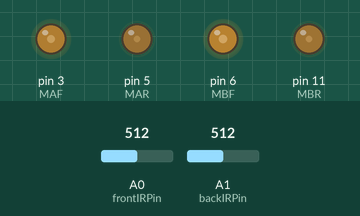
Recording of a sketch running on a simulated Arduino Uno, built with avr-gcc and run on an emulated ATmega328P. Shown: output pins drawn as LEDs (lit = HIGH). Inputs (shaded band) come from the test bench; at power-on: A0 (frontIRPin) = 512, A1 (backIRPin) = 512. What the sketch prints to the serial monitor is not drawn.

Above: at 4.2 s.
4.3 s: A0 (frontIRPin) set to 310
7.3 s: A0 (frontIRPin) set to 283
At 8.5 s:
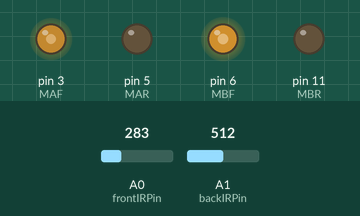
8.8 s: A0 (frontIRPin) set to 306
11.8 s: A1 (backIRPin) set to 316
14.8 s: A1 (backIRPin) set to 293
At 15.1 s:
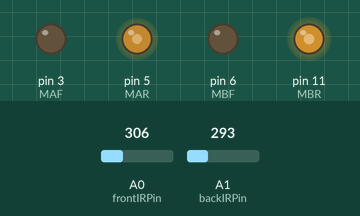
16.3 s: A1 (backIRPin) set to 306
At 16.47 s:
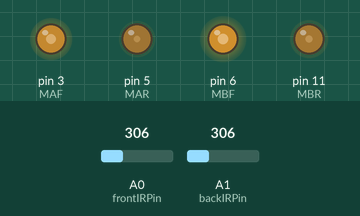
Timing chart, 0 to 20.3 s (numbered marks = the images above; inputs shaded):
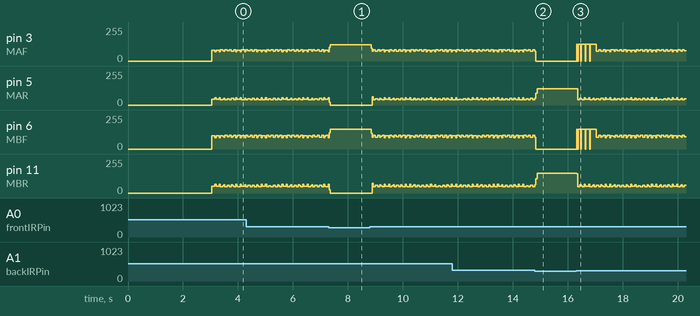

The sketch:

autonomous-driving.ino
```cpp
const int MAF = 3;//define pin 2 for Motor A forward
const int MAR = 5;//define pin 3 for Motor B Backwards

const int MBF = 6;//define pin 10 for Motor B forward
const int MBR = 11;//define pin 11 for Motor B Back

float lrFraction = 0.83f;

// IR variables
bool triedAdjusting = false;

int frontIRPin = A0;
int backIRPin = A1;

int frontIRVal;
int backIRVal;

bool frontIR;
bool backIR;


int thresholdIR = 300;

void setup() {
  // put your setup code here, to run once:
  pinMode(MAF,OUTPUT);// define pin as output
  pinMode(MAR,OUTPUT);

  pinMode(MBF,OUTPUT);
  pinMode(MBR,OUTPUT);

  Serial.begin(9600);
  Serial.print("Front");
  Serial.print(",");
  Serial.println("Back");

  delay(3000);

  move_forward(150);
}

void loop() {
  // put your main code here, to run repeatedly:

  frontIRVal = analogRead(frontIRPin);
  backIRVal = analogRead(backIRPin);

  if (frontIRVal > thresholdIR) { frontIR = true; } else { frontIR = false; }
  if (backIRVal > thresholdIR) { backIR = true; } else { backIR = false; }

  Serial.print(frontIR);
  Serial.print(",");
  Serial.println(backIR);

  if (frontIR) {
    Serial.println("STOP");
    move_stop();
    move_back(150);

    // turn 90
  }
  if (backIR) {
    Serial.println("STOP");
    move_stop();
    move_forward(150);
  }

}


void move_forward(int speed){
  analogWrite(MAF, (int) speed * lrFraction);
  analogWrite(MAR, 0);
  analogWrite(MBF, speed);
  analogWrite(MBR, 0);
}

void move_back(int speed){
  analogWrite(MAF, 0);
  analogWrite(MAR, (int) speed * lrFraction);
  analogWrite(MBF, 0);
  analogWrite(MBR, speed);
}

void move_left(int speed){
  analogWrite(MAF, 0);
  analogWrite(MAR, (int) speed * lrFraction);
  analogWrite(MBF, speed);
  analogWrite(MBR, 0);
}

void move_right(int speed){
  analogWrite(MAF, (int) speed * lrFraction);
  analogWrite(MAR, 0);
  analogWrite(MBF, 0);
  analogWrite(MBR, speed);
}

void move_stop(){
  analogWrite(MAF, 0);
  analogWrite(MAR, 0);
  analogWrite(MBF, 0);
  analogWrite(MBR, 0);
}
```

Measured:
- the behaviour switches between 301 and 300 on A0 (frontIRPin) (found by bisection; images 0 and 1)
- the behaviour switches between 301 and 300 on A1 (backIRPin) (found by bisection; images 1 and 2)
